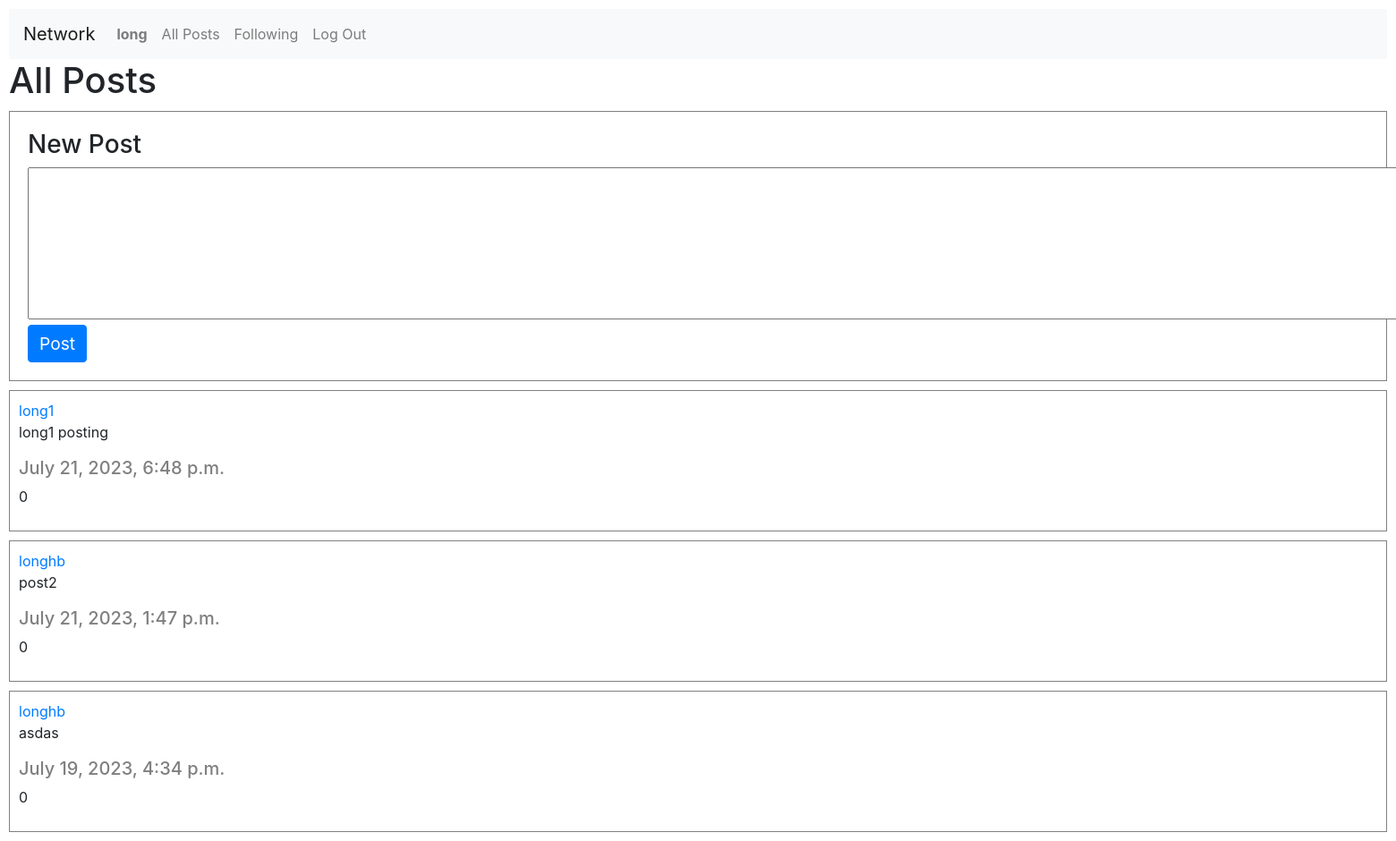
Before: / (signed in) with the older database file.
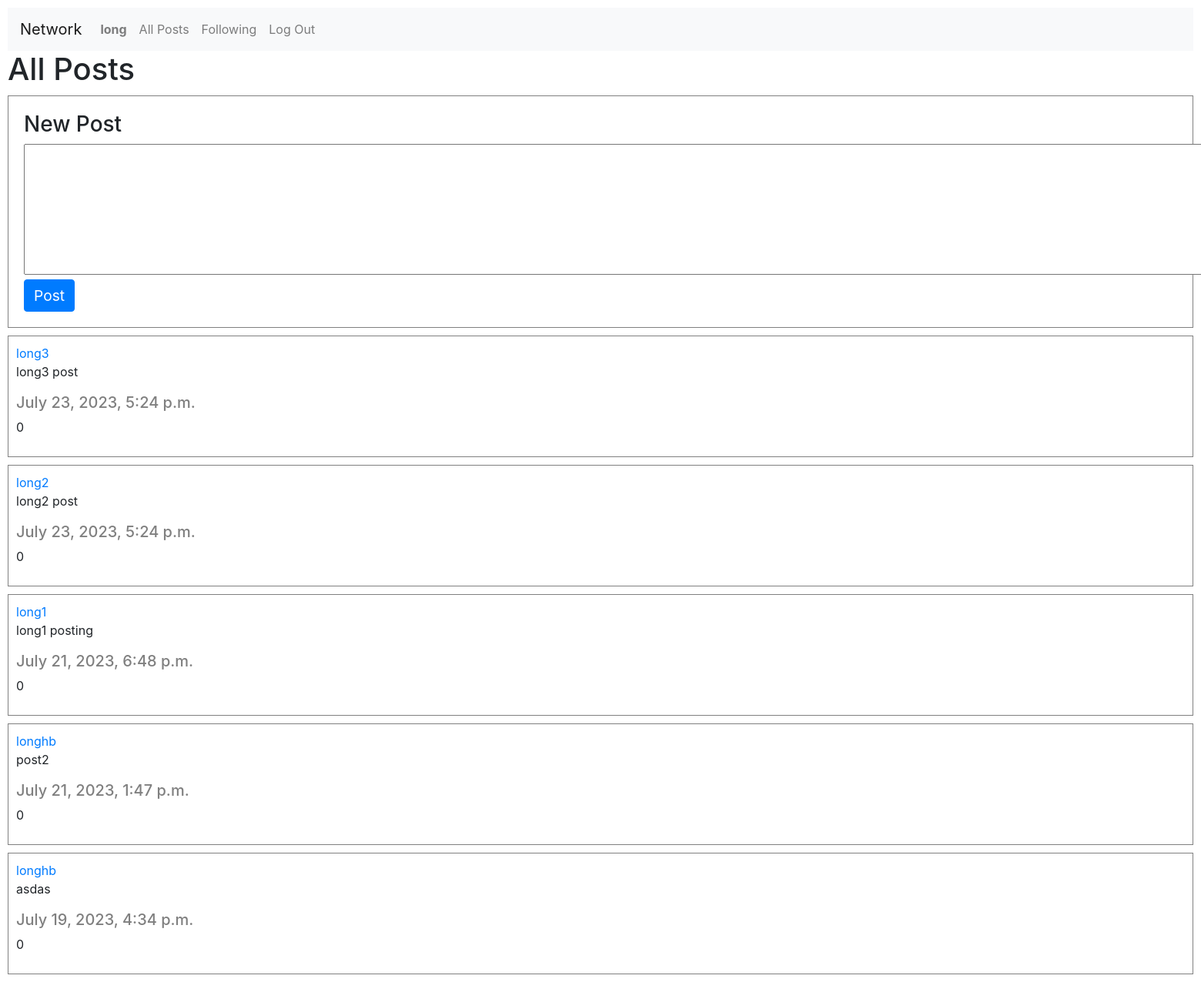
After: the same page with the newer database file.
### network/models.py (models this page shows, shortened)
class User(AbstractUser):
    pass

class Post(models.Model):
    user = models.ForeignKey("User", on_delete=models.CASCADE, related_name="user")
    content = models.TextField(blank=True)
    timestamp = models.DateTimeField(auto_now_add=True)
    like = models.IntegerField(default=0)

### network/views.py (the view)
# urls.py: path("", views.index, name="index"),
def index(request):
    all_post = Post.objects.all().order_by('-timestamp')
    return render(request, "network/index.html", {
        "allposts": all_post
    })

### network/templates/network/index.html (shortened to what this page needs)
{% extends "network/layout.html" %}
{% load static %}
{% block body %}
    {% if user.is_authenticated%}
        <h1>All Posts</h1>
        <div class="post-container">
            <div class="newpost-container">
                <h3>New Post</h3>
                <form action="{% url 'post' user=user.username %}" method="post">
                    <textarea id="post" rows="7" cols="250" name="content"></textarea>
                    <button id="post-btn" type="submit" class="btn btn-primary">Post</button>
                </form>
            </div>
        </div>
        <section class="post-section">
            {% for post in allposts %}
                <div class="post-container">
                    <a class="user" href="{% url 'profile' user_id=post.user_id %}"> {{ post.user }} </a>
                    <p class="content">{{ post.content }}</p>
                    <h5 class="timestamp"> {{ post.timestamp }}</h3>
                    <p class="like"> {{ post.like }}</p>
                </div>
            {% endfor %}
        </section>
    {% endif %}
{% endblock %}

### network/templates/network/layout.html (shortened to what this page needs)
{% load static %}
<!DOCTYPE html>
<html lang="en">
    <head>
        <link rel="stylesheet" href="https://stackpath.bootstrapcdn.com/bootstrap/4.4.1/css/bootstrap.min.css">
        <link href="{% static 'network/styles.css' %}" rel="stylesheet">
    </head>
    <body>
        <nav class="navbar navbar-expand-lg navbar-light bg-light">
            <a class="navbar-brand" href="{% url 'index' %}">Network</a>
            <div>
              <ul class="navbar-nav mr-auto">
                {% if user.is_authenticated %}
                    <li class="nav-item">
                        <a class="nav-link" href="{% url 'profile' user_id=user.pk%}"><strong>{{ user.username }}</strong></a>
                    </li>
                {% endif %}
                <li class="nav-item">
                  <a class="nav-link" href="{% url 'index' %}">All Posts</a>
                </li>
                {% if user.is_authenticated %}
                    <li class="nav-item">
                        <a class="nav-link" href="{% url 'following' %}">Following</a>
                    </li>
                    <li class="nav-item">
                        <a class="nav-link" href="{% url 'logout' %}">Log Out</a>
                    </li>
                {% endif %}
              </ul>
            </div>
          </nav>
        <div class="body">
            {% block body %}
            {% endblock %}
        </div>
    </body>
</html>

### network/static/network/styles.css (style rules this page uses)
* { margin: 0; padding: 0; }
html { box-sizing: border-box; }
body { padding: 10px; }
.post-container, .allpost-container { border: 0.5px solid gray; width: 100%; display: block; padding: 10px; margin-top: 10px; }
.newpost-container { padding: 10px; }
#post-btn { font-size: 1.2rem; }
.timestamp { color: gray; }

Changed rows visible on the page:
added Post: user "long3", content "long3 post", timestamp "July 23, 2023, 5:24 p.m.", like "0"
added Post: user "long2", content "long2 post", timestamp "July 23, 2023, 5:24 p.m.", like "0"
